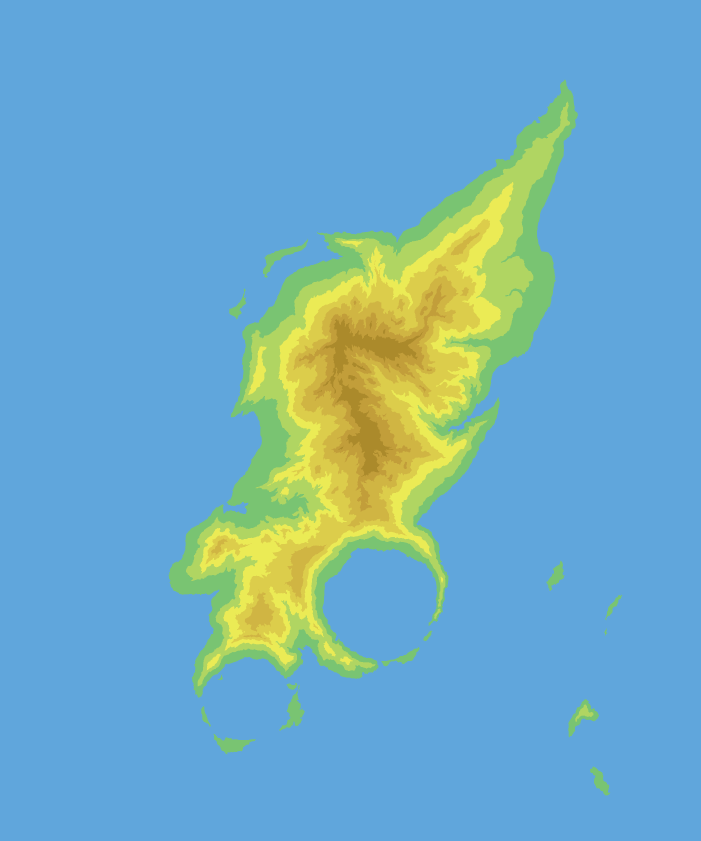
#> input picture data/FictionalData.png, 2103 x 2523 px (shown at 1/3 size)
$ python FictionalData_ProcessImage.py
#> lines starting #> are read from the running program, lines starting #| are printed output that depends on the picture
import numpy as np
from PIL import Image

image = Image.open("../data/FictionalData.png")
#> image is the input picture: PIL image 2103x2523 P; mean R, G, B 111.5, 172.5, 196.2
colordict = {0: 7, 1: 0, 2: 6, 3: 1, 4: 5, 5: 2, 6: 4, 7: 3}
change_color = np.vectorize(lambda x: colordict[x])
# noinspection PyTypeChecker
image = np.array(image)
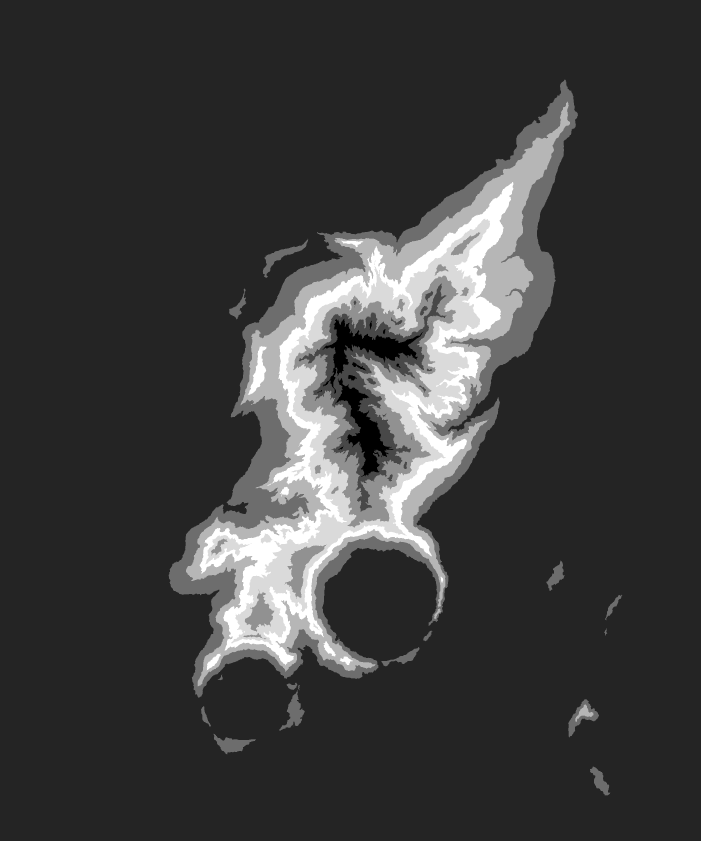
#> image: shape (2523, 2103) (shown at 1/3 size); min 0, max 7, mean 1.63; drawn with min black and max white
image = change_color(image)
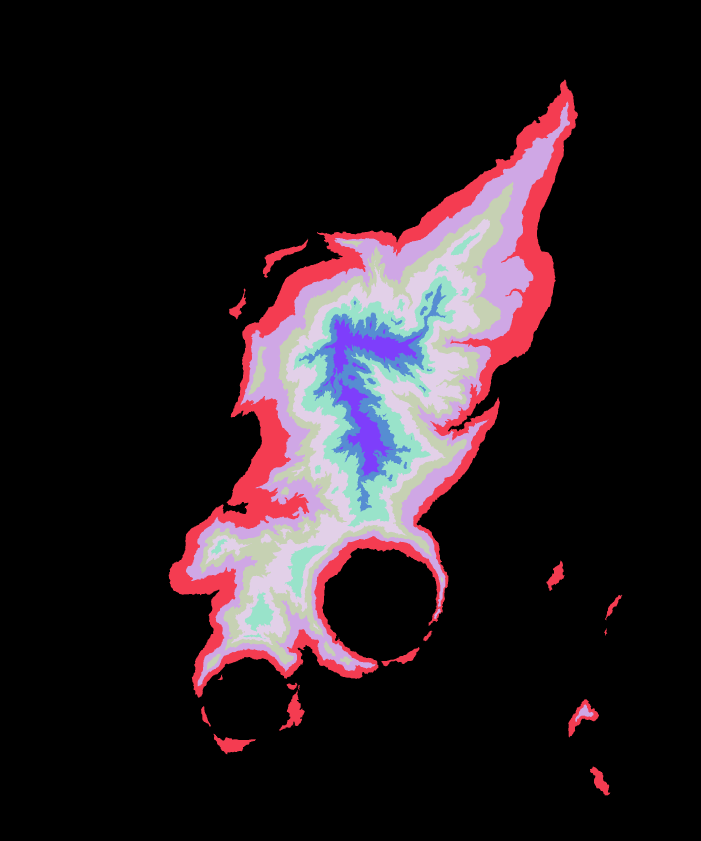
#> image: shape (2523, 2103) int64 (shown at 1/3 size); 8 distinct labels, from 0 to 7; one colour per label, 0 black
